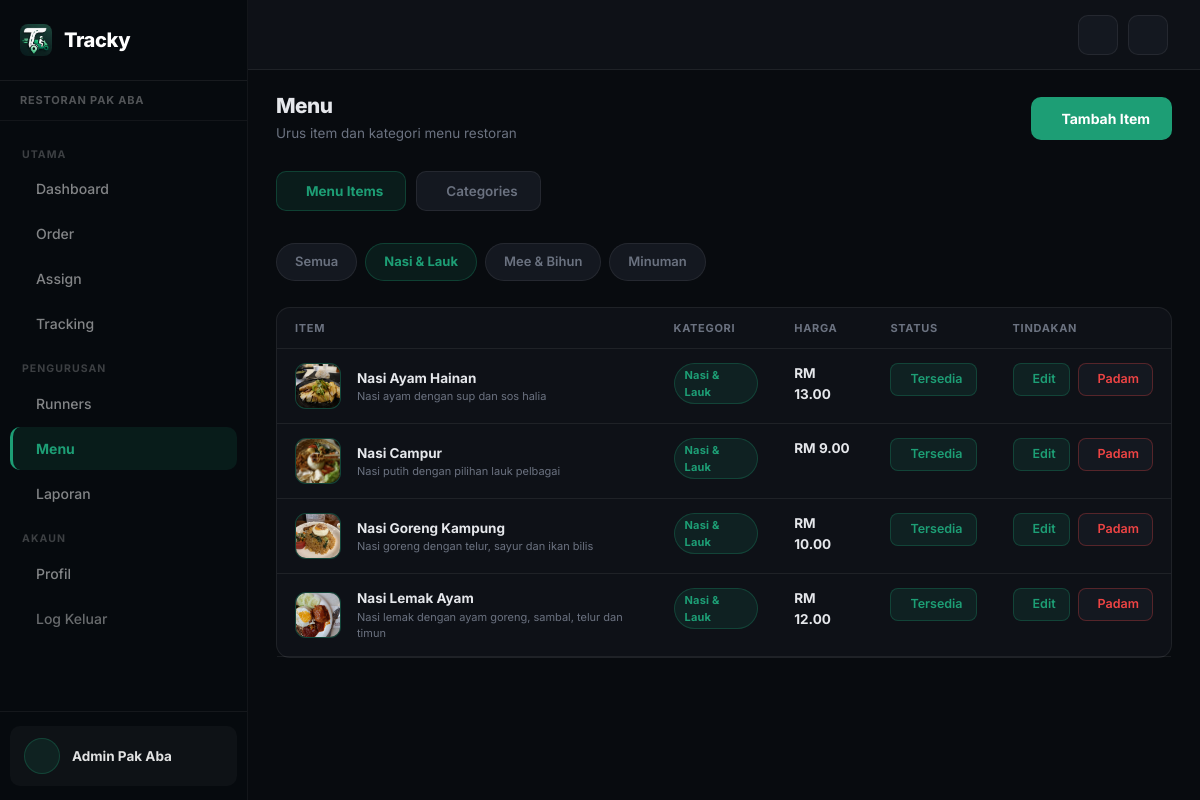
Screenshot of /admin/admin_menu.php?tab=items&category=1 (signed in) with the database file from the repository.
### tables this page shows
CREATE TABLE restaurants (
  id INT AUTO_INCREMENT PRIMARY KEY,
  name VARCHAR(100) NOT NULL DEFAULT 'Restoran Tracky',
  slug VARCHAR(80) UNIQUE,
  address TEXT,
  phone VARCHAR(20),
  email VARCHAR(100),
  logo VARCHAR(255),
  cover_image VARCHAR(255),
  accent_color VARCHAR(20) NOT NULL DEFAULT '#1D9E75',
  delivery_fee DECIMAL(10,2) DEFAULT 5.00,
  free_delivery_min DECIMAL(10,2) DEFAULT 30.00,
  operating_hours VARCHAR(100) DEFAULT '8:00 AM - 10:00 PM',
  is_open TINYINT DEFAULT 1,
  is_active TINYINT NOT NULL DEFAULT 1,
  created_at TIMESTAMP DEFAULT CURRENT_TIMESTAMP
);

CREATE TABLE categories (
  id INT AUTO_INCREMENT PRIMARY KEY,
  restaurant_id INT NULL,
  name VARCHAR(100) NOT NULL,
  description TEXT,
  is_active TINYINT DEFAULT 1,
  sort_order INT DEFAULT 0,
  INDEX idx_categories_restaurant (restaurant_id),
  FOREIGN KEY (restaurant_id) REFERENCES restaurants(id)
);

CREATE TABLE menu_items (
  id INT AUTO_INCREMENT PRIMARY KEY,
  restaurant_id INT NULL,
  category_id INT NOT NULL,
  name VARCHAR(150) NOT NULL,
  description TEXT,
  image VARCHAR(255) NULL,
  price DECIMAL(10,2) NOT NULL,
  is_available TINYINT DEFAULT 1,
  created_at TIMESTAMP DEFAULT CURRENT_TIMESTAMP,
  INDEX idx_menu_items_restaurant (restaurant_id),
  FOREIGN KEY (category_id) REFERENCES categories(id),
  FOREIGN KEY (restaurant_id) REFERENCES restaurants(id)
);

### includes/functions.php (called while the page is built, shortened)
<?php
function asset(string $rel): string
{
    $rel = ltrim($rel, '/');
    $fs = dirname(__DIR__) . '/' . $rel;
    $v = is_file($fs) ? filemtime($fs) : 1;
    return '/tracky/' . $rel . '?v=' . $v;
}
function menuImageUrl(?string $path): string
{
    return '/tracky/' . ltrim($path, '/');
}
function formatPrice(float $price): string
{
    return 'RM ' . number_format($price, 2);
}
function e(?string $value): string
{
    return htmlspecialchars($value ?? '', ENT_QUOTES, 'UTF-8');
}
function getRestaurant(mysqli $conn, ?int $id = null): ?array
{
    if ($id !== null && $id > 0) {
        $stmt = mysqli_prepare($conn, 'SELECT * FROM restaurants WHERE id = ? LIMIT 1');
        mysqli_stmt_bind_param($stmt, 'i', $id);
        mysqli_stmt_execute($stmt);
        $row = mysqli_fetch_assoc(mysqli_stmt_get_result($stmt));
        return $row ?: null;
    }
    $res = mysqli_query($conn, 'SELECT * FROM restaurants ORDER BY id ASC LIMIT 1');
    return $res ? mysqli_fetch_assoc($res) : null;
}
function activeRestaurantId(): int
{
    $role = $_SESSION['role'] ?? '';
    return (int) ($_SESSION['restaurant_id'] ?? 0);
}

### admin/admin_menu.php (the view, shortened to what this page needs)
<?php
require_once __DIR__ . '/../includes/db.php';
require_once __DIR__ . '/../includes/functions.php';
$tab = $_GET['tab'] ?? 'items';
$rid = activeRestaurantId();
$categories = mysqli_query($conn, "SELECT * FROM categories WHERE restaurant_id=$rid ORDER BY sort_order");
$cat_filter = (int)($_GET['category'] ?? 0);
$item_sql = "SELECT m.*, c.name cat_name FROM menu_items m JOIN categories c ON c.id=m.category_id WHERE m.restaurant_id=$rid";
if ($cat_filter > 0) $item_sql .= " AND m.category_id=$cat_filter";
$item_sql .= ' ORDER BY c.sort_order, m.name';
$items = mysqli_query($conn, $item_sql);
require_once __DIR__ . '/../includes/admin_layout_start.php';
?>
<div class="page-header">
  <div class="page-header-left">
    <h4>Menu</h4>
    <p>Urus item dan kategori menu restoran</p>
  </div>
  <div class="page-header-right">
    <?php if ($tab === 'items'): ?>
    <button class="btn-tracky" data-bs-toggle="modal" data-bs-target="#addItemModal" style="display:inline-flex;align-items:center;gap:8px;font-size:14px;padding:11px 22px">
      <i class="ti ti-plus" style="font-size:18px"></i> Tambah Item
    </button>
    <?php endif; ?>
  </div>
</div>
<div class="orders-status-nav">
  <a href="?tab=items" class="status-tab <?= $tab==='items'?'active':'' ?>"><i class="ti ti-tools-kitchen-2"></i> Menu Items</a>
  <a href="?tab=categories" class="status-tab <?= $tab==='categories'?'active':'' ?>"><i class="ti ti-tag"></i> Categories</a>
</div>
<?php if ($tab === 'categories'): ?>
<div class="row g-4">
  <div class="col-md-4">
    <div class="card">
      <div class="card-header">Tambah Kategori</div>
      <div class="card-body">
        <form method="post">
          <input type="hidden" name="action" value="add_category">
          <div class="mb-3"><label class="form-label">Nama Kategori</label><input name="name" class="form-control" placeholder="cth: Minuman" required></div>
          <div class="mb-3"><label class="form-label">Penerangan</label><input name="description" class="form-control" placeholder="Penerangan ringkas"></div>
          <div class="mb-3"><label class="form-label">Susunan</label><input name="sort_order" type="number" class="form-control" value="0"></div>
          <button class="btn-tracky"><i class="ti ti-plus"></i> Tambah</button>
        </form>
      </div>
    </div>
  </div>
  <div class="col-md-8">
    <div class="card">
      <div class="card-header">Senarai Kategori</div>
      <div class="table-responsive">
        <table class="table mb-0"><thead><tr><th>Nama</th><th>Urutan</th><th>Status</th><th>Tindakan</th></tr></thead><tbody>
        <?php mysqli_data_seek($categories, 0); while ($c = mysqli_fetch_assoc($categories)): ?>
        <tr>
          <td>
            <div style="font-weight:700;color:var(--text)"><?= e($c['name']) ?></div>
            <div style="font-size:11px;color:var(--muted)"><?= e($c['description']) ?></div>
          </td>
          <td style="color:var(--muted)"><?= (int)$c['sort_order'] ?></td>
          <td>
            <button type="button" class="btn-icon btn-toggle-cat <?= $c['is_active']?'primary':'' ?>" data-id="<?= (int)$c['id'] ?>">
              <?= $c['is_active']?'<i class="ti ti-check"></i> Active':'<i class="ti ti-eye-off"></i> Off' ?>
            </button>
          </td>
          <td><div class="btn-actions">
            <button type="button" class="btn-icon primary btn-edit-cat" data-id="<?= (int)$c['id'] ?>" data-name="<?= e($c['name']) ?>" data-desc="<?= e($c['description']) ?>" data-sort="<?= (int)$c['sort_order'] ?>"><i class="ti ti-edit"></i> Edit</button>
            <form method="post" class="d-inline" onsubmit="return confirm('Padam kategori ini?')">
              <input type="hidden" name="action" value="delete_category">
              <input type="hidden" name="id" value="<?= (int)$c['id'] ?>">
              <button class="btn-icon danger"><i class="ti ti-trash"></i> Padam</button>
            </form>
          </div></td>
        </tr>
        <?php endwhile; ?>
        </tbody></table>
      </div>
    </div>
  </div>
</div>
<div class="modal fade" id="editCatModal"><div class="modal-dialog"><form method="post" class="modal-content">
  <div class="modal-header"><h5 class="modal-title">Edit Kategori</h5><button type="button" class="btn-close" data-bs-dismiss="modal"></button></div>
  <div class="modal-body">
    <input type="hidden" name="action" value="edit_category"><input type="hidden" name="id" id="edit-cat-id">
    <div class="mb-3"><label class="form-label">Nama</label><input name="name" id="edit-cat-name" class="form-control" required></div>
    <div class="mb-3"><label class="form-label">Penerangan</label><input name="description" id="edit-cat-desc" class="form-control"></div>
    <div class="mb-3"><label class="form-label">Susunan</label><input name="sort_order" id="edit-cat-sort" type="number" class="form-control"></div>
  </div>
  <div class="modal-footer"><button type="button" class="btn btn-outline-secondary" data-bs-dismiss="modal">Batal</button><button class="btn-tracky">Simpan</button></div>
</form></div></div>
<?php
$page_scripts = <<<'HTML'
<script>
(function () {
  document.querySelectorAll('.btn-toggle-cat').forEach(btn => btn.addEventListener('click', async () => {
    const fd = new FormData();
    fd.append('action', 'toggle_category');
    fd.append('id', btn.dataset.id);
    fd.append('ajax', '1');
    const res = await fetch(location.pathname + '?tab=categories', { method: 'POST', body: fd, credentials: 'same-origin' });
    const data = await res.json();
    if (data.success) {
      const on = btn.classList.contains('primary');
      btn.classList.toggle('primary', !on);
      btn.innerHTML = !on ? '<i class="ti ti-check"></i> Active' : '<i class="ti ti-eye-off"></i> Off';
    }
  }));
  const catModalEl = document.getElementById('editCatModal');
  if (catModalEl) {
    const editCatModal = bootstrap.Modal.getOrCreateInstance(catModalEl);
    document.querySelectorAll('.btn-edit-cat').forEach(btn => {
      btn.addEventListener('click', () => {
        document.getElementById('edit-cat-id').value = btn.dataset.id;
        document.getElementById('edit-cat-name').value = btn.dataset.name || '';
        document.getElementById('edit-cat-desc').value = btn.dataset.desc || '';
        document.getElementById('edit-cat-sort').value = btn.dataset.sort || '0';
        editCatModal.show();
      });
    });
  }
})();
</script>
HTML;
?>
<?php else: ?>
<div class="filter-bar">
  <div class="filter-bar-tabs">
    <a href="?tab=items" class="filter-tab <?= !$cat_filter?'active':'' ?>">Semua</a>
    <?php mysqli_data_seek($categories, 0); while ($c = mysqli_fetch_assoc($categories)): ?>
    <a href="?tab=items&category=<?= (int)$c['id'] ?>" class="filter-tab <?= $cat_filter==$c['id']?'active':'' ?>"><?= e($c['name']) ?></a>
    <?php endwhile; ?>
  </div>
</div>
<div class="card">
  <div class="table-responsive">
    <table class="table mb-0"><thead><tr><th>Item</th><th>Kategori</th><th>Harga</th><th>Status</th><th>Tindakan</th></tr></thead><tbody>
    <?php while ($m = mysqli_fetch_assoc($items)): ?>
    <tr>
      <td>
        <div class="d-flex align-items-center gap-3">
          <?php if (!empty($m['image'])): ?>
          <div class="menu-img-icon" style="padding:0;overflow:hidden"><img src="<?= e(menuImageUrl($m['image'])) ?>" alt="<?= e($m['name']) ?>" style="width:100%;height:100%;object-fit:cover"></div>
          <?php else: ?>
          <div class="menu-img-icon"><i class="ti ti-tools-kitchen-2"></i></div>
          <?php endif; ?>
          <div>
            <div style="font-weight:700;color:var(--text)"><?= e($m['name']) ?></div>
            <div style="font-size:11px;color:var(--muted)"><?= e($m['description']) ?></div>
          </div>
        </div>
      </td>
      <td><span class="badge-status status-assigned" style="font-size:11px"><?= e($m['cat_name']) ?></span></td>
      <td style="font-weight:700;color:var(--primary)"><?= formatPrice((float)$m['price']) ?></td>
      <td>
        <button type="button" class="btn-icon btn-toggle-avail <?= $m['is_available']?'primary':'' ?>" data-id="<?= (int)$m['id'] ?>">
          <?= $m['is_available']?'<i class="ti ti-check"></i> Tersedia':'<i class="ti ti-eye-off"></i> Habis' ?>
        </button>
      </td>
      <td><div class="btn-actions">
        <button type="button" class="btn-icon primary btn-edit-menu"
          data-id="<?= (int)$m['id'] ?>"
          data-name="<?= e($m['name']) ?>"
          data-cat="<?= (int)$m['category_id'] ?>"
          data-desc="<?= e($m['description'] ?? '') ?>"
          data-price="<?= (float)$m['price'] ?>"
          data-img="<?= e(menuImageUrl($m['image'] ?? '')) ?>"
          data-avail="<?= (int)$m['is_available'] ?>">
          <i class="ti ti-edit"></i> Edit
        </button>
        <form method="post" class="d-inline" onsubmit="return confirm('Padam item ini?')">
          <button class="btn-icon danger"><i class="ti ti-trash"></i> Padam</button>
        </form>
      </div></td>
    </tr>
    <?php endwhile; ?>
    </tbody></table>
  </div>
</div>
<?php endif; require_once __DIR__ . '/../includes/admin_layout_end.php'; ?>

### includes/admin_layout_start.php (shortened to what this page needs)
<?php
require_once __DIR__ . '/db.php';
require_once __DIR__ . '/functions.php';
$active_rid = activeRestaurantId();
$restaurant = getRestaurant($conn, $active_rid);
$restaurant_name = $restaurant['name'] ?? 'Restoran Tracky';
$restaurant_logo = restaurantAsset($restaurant['logo'] ?? null);
$is_superadmin = ($_SESSION['role'] ?? '') === 'superadmin';
$is_staff = ($_SESSION['role'] ?? '') === 'staff';
$all_restaurants = [];
$current = basename($_SERVER['PHP_SELF']);
?>
<!DOCTYPE html>
<html lang="ms">
<head>
  <link href="https://cdn.jsdelivr.net/npm/bootstrap@5.3.0/dist/css/bootstrap.min.css" rel="stylesheet">
  <link href="https://cdn.jsdelivr.net/npm/@tabler/icons-webfont@3.44.0/dist/tabler-icons.min.css" rel="stylesheet">
  <link href="<?= asset('assets/css/admin.css') ?>" rel="stylesheet">
</head>
<body>
<div class="wrapper d-flex">
  <aside class="sidebar" id="sidebar">
    <div class="sidebar-brand">
      <img src="/tracky/assets/img/icon.png" alt="Tracky" class="brand-img">
      <span>Tracky</span>
    </div>
    <?php if ($is_superadmin): ?>
    <div class="sidebar-restaurant sa-switcher">
      <label>Mengurus Restoran</label>
      <select onchange="location.href='/tracky/admin/admin_dashboard.php?manage_restaurant='+this.value">
        <?php foreach ($all_restaurants as $rr): ?>
        <option value="<?= (int)$rr['id'] ?>" <?= (int)$rr['id'] === $active_rid ? 'selected' : '' ?>><?= e($rr['name']) ?></option>
        <?php endforeach; ?>
      </select>
    </div>
    <?php else: ?>
    <div class="sidebar-restaurant">
      <?php if ($restaurant_logo): ?><img src="<?= e($restaurant_logo) ?>" alt="" style="width:18px;height:18px;border-radius:4px;object-fit:cover;margin-right:6px;vertical-align:middle"><?php endif; ?><?= e($restaurant_name) ?>
    </div>
    <?php endif; ?>
    <nav class="sidebar-nav">
      <div class="nav-label">Utama</div>
      <a href="/tracky/admin/admin_dashboard.php" class="nav-item <?= $current === 'admin_dashboard.php' ? 'active' : '' ?>">
        <i class="ti ti-layout-dashboard"></i> Dashboard
      </a>
      <a href="/tracky/admin/admin_orders.php" class="nav-item <?= $current === 'admin_orders.php' ? 'active' : '' ?>">
        <i class="ti ti-shopping-bag"></i> Order
      </a>
      <a href="/tracky/admin/admin_assign.php" class="nav-item <?= $current === 'admin_assign.php' ? 'active' : '' ?>">
        <i class="ti ti-route"></i> Assign
      </a>
      <a href="/tracky/admin/admin_tracking.php" class="nav-item <?= $current === 'admin_tracking.php' ? 'active' : '' ?>">
        <i class="ti ti-map-pin"></i> Tracking
      </a>
      <?php if (!$is_staff): ?>
      <div class="nav-label">Pengurusan</div>
      <a href="/tracky/admin/admin_runners.php" class="nav-item <?= $current === 'admin_runners.php' ? 'active' : '' ?>">
        <i class="ti ti-users"></i> Runners
      </a>
      <a href="/tracky/admin/admin_menu.php" class="nav-item <?= $current === 'admin_menu.php' ? 'active' : '' ?>">
        <i class="ti ti-tools-kitchen-2"></i> Menu
      </a>
      <a href="/tracky/admin/admin_reports.php" class="nav-item <?= $current === 'admin_reports.php' ? 'active' : '' ?>">
        <i class="ti ti-chart-bar"></i> Laporan
      </a>
      <?php endif; ?>
      <div class="nav-label">Akaun</div>
      <a href="/tracky/admin/admin_profile.php" class="nav-item <?= $current === 'admin_profile.php' ? 'active' : '' ?>">
        <i class="ti ti-user"></i> Profil
      </a>
      <a href="/tracky/logout.php" class="nav-item" style="color:rgba(255,255,255,0.4)">
        <i class="ti ti-logout"></i> Log Keluar
      </a>
    </nav>
    <div class="sidebar-footer">
      <div class="sidebar-user">
        <div class="sidebar-avatar"><i class="ti ti-user-circle"></i></div>
        <div>
          <div class="sidebar-user-name"><?= e($_SESSION['name'] ?? '') ?></div>
        </div>
      </div>
    </div>
  </aside>
  <main class="main" id="main-content">
    <div class="topbar">
      <div class="topbar-actions">
        <button class="theme-toggle-btn" id="themeToggle" onclick="toggleTheme()">
        </button>
        <a href="/tracky/admin/admin_notifications.php" class="notif-btn" title="Notifikasi">
        </a>
      </div>
    </div>
    <div class="content">

### rows the page displays
restaurants: name "RESTORAN PAK ABA"
categories: name "Nasi & Lauk"
categories: name "Mee & Bihun"
categories: name "Minuman"
menu_items: image (picture), name "Nasi Ayam Hainan", description "Nasi ayam dengan sup dan sos halia", category.name "Nasi & Lauk", price "RM 13.00", is_available "Tersedia"
menu_items: image (picture), name "Nasi Campur", description "Nasi putih dengan pilihan lauk pelbagai", category.name "Nasi & Lauk", price "RM 9.00", is_available "Tersedia"
menu_items: image (picture), name "Nasi Goreng Kampung", description "Nasi goreng dengan telur, sayur dan ikan bilis", category.name "Nasi & Lauk", price "RM 10.00", is_available "Tersedia"
menu_items: image (picture), name "Nasi Lemak Ayam", description "Nasi lemak dengan ayam goreng, sambal, telur dan timun", category.name "Nasi & Lauk", price "RM 12.00", is_available "Tersedia"

### other values shown
$_SESSION['name'] "Admin Pak Aba"
